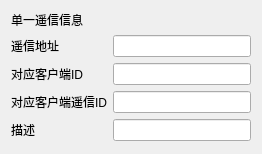
<?xml version="1.0" encoding="UTF-8"?>
<ui version="4.0">
 <class>Server_Telesigna_Info_Form</class>
 <widget class="QDialog" name="Server_Telesigna_Info_Form">
  <property name="geometry">
   <rect>
    <x>0</x>
    <y>0</y>
    <width>262</width>
    <height>154</height>
   </rect>
  </property>
  <property name="maximumSize">
   <size>
    <width>16777215</width>
    <height>154</height>
   </size>
  </property>
  <property name="windowTitle">
   <string>Dialog</string>
  </property>
  <layout class="QGridLayout" name="gridLayout">
   <item row="0" column="0">
    <widget class="QLabel" name="label">
     <property name="maximumSize">
      <size>
       <width>16777215</width>
       <height>16</height>
      </size>
     </property>
     <property name="text">
      <string>单一遥信信息</string>
     </property>
    </widget>
   </item>
   <item row="1" column="0">
    <layout class="QHBoxLayout" name="horizontalLayout">
     <item>
      <layout class="QVBoxLayout" name="verticalLayout_2">
       <item>
        <widget class="QLabel" name="lab_addr">
         <property name="text">
          <string>遥信地址</string>
         </property>
        </widget>
       </item>
       <item>
        <widget class="QLabel" name="lab_clientID">
         <property name="text">
          <string>对应客户端ID</string>
         </property>
        </widget>
       </item>
       <item>
        <widget class="QLabel" name="lab_clientTA">
         <property name="text">
          <string>对应客户端遥信ID</string>
         </property>
        </widget>
       </item>
       <item>
        <widget class="QLabel" name="lab_describe">
         <property name="text">
          <string>描述</string>
         </property>
        </widget>
       </item>
      </layout>
     </item>
     <item>
      <layout class="QVBoxLayout" name="verticalLayout">
       <item>
        <widget class="QLineEdit" name="lineEdit_addr"/>
       </item>
       <item>
        <widget class="QLineEdit" name="lineEdit_clientID"/>
       </item>
       <item>
        <widget class="QLineEdit" name="lineEdit_clientTA"/>
       </item>
       <item>
        <widget class="QLineEdit" name="lineEdit_describe"/>
       </item>
      </layout>
     </item>
    </layout>
   </item>
  </layout>
 </widget>
 <resources/>
 <connections/>
</ui>
